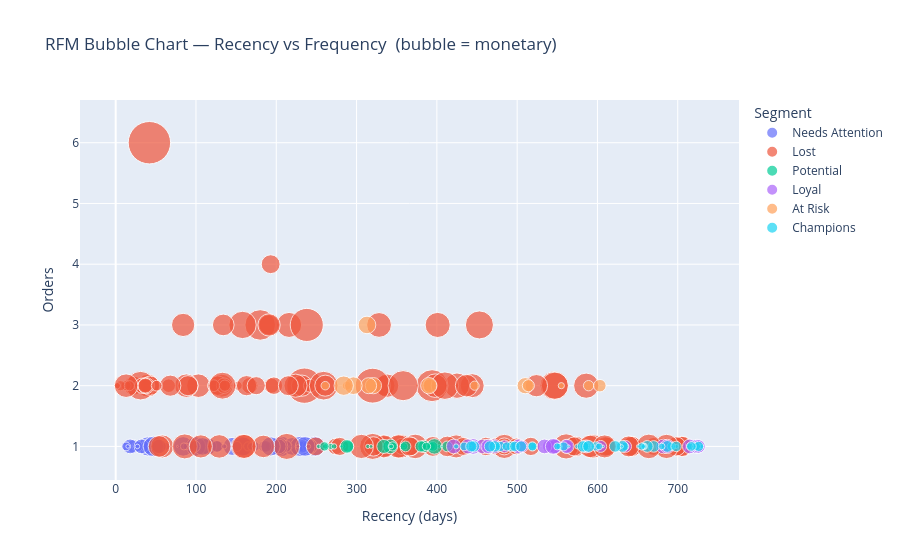

This figure's notebook cell:
### Code cell
sample = rfm_pdf.sample(min(300, len(rfm_pdf)), random_state=42)
fig2 = px.scatter(sample, x="recency", y="frequency", size="monetary",
                  color="rfm_segment", hover_name="first_name",
                  title="RFM Bubble Chart — Recency vs Frequency  (bubble = monetary)",
                  labels={"recency": "Recency (days)", "frequency": "Orders",
                          "rfm_segment": "Segment"},
                  size_max=30, color_discrete_sequence=PALETTE)
fig2.show()

### Figure 1 — Plotly figure (JSON) as saved in the notebook; plotly's stock layout.template omitted (floating-point values rounded to 4 significant figures)
{"data": [{"hovertemplate": "<b>%{hovertext}</b><br><br>Segment=Needs Attention<br>Recency (days)=%{x}<br>Orders=%{y}<br>monetary=%{marker.size}<extra></extra>", "hovertext": ["EMILY", "ERNEST", "CHRISTOPHER", "ERICA", "CHRISTINA", "KIMBERLY", "JASMINE", "COLIN", "RACHEL", "JOHN", "BRANDY", "DANIEL", "BELINDA", "ABIGAIL", "ASHLEY", "KYLE", "KATHLEEN", "LYNN", "CHERYL", "CYNTHIA", "MICHAEL", "THOMAS", "DAVID", "GABRIELLE", "JOEL", "JEAN", "RENEE", "MARIA", "NICHOLAS", "ANDREA", "MIGUEL", "BRANDON", "MONICA", "MARISSA", "COURTNEY", "TIMOTHY", "TREVOR", "JACOB", "JASON", "JENNIFER", "RONALD", "JASON", "TIMOTHY", "RONALD", "JEFFREY", "JOHN", "AMY", "LISA", "ANTHONY", "MICHAEL", "JONATHAN", "MARY", "DAVID", "PATRICIA", "NATALIE", "DANIEL", "LAURA", "MATHEW", "RICHARD", "MARIA", "DANA"], "legendgroup": "Needs Attention", "marker": {"color": "#636EFA", "size": [6523.0, 7264.0, 1152.0, 2208.0, 66.36, 338.2, 385.4, 4029.0, 1676.0, 245.8, 2386.0, 5714.0, 4476.0, 7511.0, 403.3, 5590.0, 321.3, 7182.0, 6772.0, 71.47, 5913.0, 3218.0, 1098.0, 1993.0, 1837.0, 1479.0, 5727.0, 1896.0, 1344.0, 5046.0, 6706.0, 2113.0, 2453.0, 3932.0, 776.5, 5897.0, 5518.0, 3205.0, 6848.0, 3876.0, 3896.0, 6679.0, 921.1, 2327.0, 3790.0, 2413.0, 2419.0, 368.2, 854.9, 2409.0, 1356.0, 480.3, 222.1, 364.8, 7402.0, 1474.0, 3747.0, 6533.0, 248.4, 1776.0, 1069.0], "sizemode": "area", "sizeref": 35.28, "symbol": "circle"}, "mode": "markers", "name": "Needs Attention", "orientation": "v", "showlegend": true, "type": "scatter", "x": [40.0, 248.0, 192.0, 194.0, 74.0, 79.0, 16.0, 41.0, 173.0, 219.0, 127.0, 239.0, 95.0, 206.0, 194.0, 220.0, 219.0, 230.0, 84.0, 77.0, 160.0, 22.0, 63.0, 27.0, 231.0, 199.0, 145.0, 98.0, 192.0, 115.0, 100.0, 244.0, 212.0, 242.0, 88.0, 203.0, 108.0, 232.0, 236.0, 18.0, 203.0, 158.0, 85.0, 185.0, 32.0, 126.0, 187.0, 27.0, 44.0, 98.0, 13.0, 135.0, 227.0, 240.0, 47.0, 165.0, 54.0, 193.0, 15.0, 151.0, 169.0], "xaxis": "x", "y": [1.0, 1.0, 1.0, 1.0, 1.0, 1.0, 1.0, 1.0, 1.0, 1.0, 1.0, 1.0, 1.0, 1.0, 1.0, 1.0, 1.0, 1.0, 1.0, 1.0, 1.0, 1.0, 1.0, 1.0, 1.0, 1.0, 1.0, 1.0, 1.0, 1.0, 1.0, 1.0, 1.0, 1.0, 1.0, 1.0, 1.0, 1.0, 1.0, 1.0, 1.0, 1.0, 1.0, 1.0, 1.0, 1.0, 1.0, 1.0, 1.0, 1.0, 1.0, 1.0, 1.0, 1.0, 1.0, 1.0, 1.0, 1.0, 1.0, 1.0, 1.0], "yaxis": "y"}, {"hovertemplate": "<b>%{hovertext}</b><br><br>Segment=Lost<br>Recency (days)=%{x}<br>Orders=%{y}<br>monetary=%{marker.size}<extra></extra>", "hovertext": ["DAWN", "RONALD", "DAWN", "JAMES", "DONALD", "MICHAEL", "LAURA", "AMANDA", "DANIEL", "JOSE", "ALLISON", "JESSICA", "JILL", "WILLIAM", "MICHAEL", "SHELIA", "MICHAEL", "MICHAEL", "MARCUS", "CHRISTOPHER", "ANDREW", "AMANDA", "LACEY", "KENNETH", "PATRICK", "BRITTANY", "LEONARD", "KELSEY", "RICARDO", "SAVANNAH", "LAURA", "STEPHANIE", "KEITH", "JOSEPH", "JULIE", "JAMES", "ANTONIO", "CHRISTINE", "REGINALD", "DAWN", "ROBERT", "KRISTINA", "JACOB", "SHAWN", "SCOTT", "KIMBERLY", "CHARLENE", "JONATHAN", "ERIC", "RACHEL", "JESSE", "KELLY", "MICHAEL", "ELIZABETH", "DIANE", "MARK", "RICKY", "BILLY", "SHELBY", "AMANDA", "MICHAEL", "AMBER", "JESSICA", "ELIZABETH", "RANDY", "COURTNEY", "PAUL", "LAUREN", "LAWRENCE", "MEAGAN", "CURTIS", "VANESSA", "CHRISTOPHER", "SYDNEY", "PAUL", "JOSEPH", "DAVID", "KIMBERLY", "ALAN", "SHELBY", "MATTHEW", "LAURA", "CARLA", "CHRISTOPHER", "JAMIE", "SCOTT", "SUSAN", "JASON", "MICHAEL", "CHRISTOPHER", "ANDREA", "PATRICK", "KURT", "NANCY", "AMBER", "JUSTIN", "LAURIE", "JONATHAN", "JORDAN", "MARY", "FELICIA", "GERALD", "PEGGY", "JOSHUA", "RAYMOND", "DAVID", "JAMES", "ALEXIS", "MADISON", "TRACEY", "STEVEN", "JOHN", "AMY", "LISA", "MATTHEW", "KYLE", "JAMES", "STEVEN"], "legendgroup": "Lost", "marker": {"color": "#EF553B", "size": [9801.0, 11090.0, 10850.0, 4134.0, 9211.0, 9409.0, 9338.0, 4729.0, 5923.0, 6747.0, 5342.0, 9540.0, 6564.0, 9772.0, 14450.0, 7468.0, 21990.0, 7290.0, 11990.0, 7181.0, 4230.0, 11140.0, 9963.0, 7976.0, 4169.0, 1727.0, 10670.0, 5911.0, 6646.0, 1790.0, 5679.0, 6845.0, 4720.0, 1440.0, 9368.0, 7200.0, 11220.0, 5409.0, 6011.0, 7220.0, 5417.0, 9893.0, 2459.0, 8243.0, 8939.0, 7160.0, 4785.0, 13910.0, 3002.0, 11240.0, 4855.0, 9621.0, 9330.0, 10180.0, 14010.0, 2272.0, 6330.0, 10560.0, 14560.0, 3426.0, 8992.0, 11040.0, 5806.0, 11380.0, 16480.0, 9481.0, 13210.0, 7011.0, 7542.0, 19340.0, 4045.0, 18070.0, 9660.0, 6949.0, 7580.0, 710.4, 6636.0, 13000.0, 8308.0, 9800.0, 10290.0, 31760.0, 6228.0, 5069.0, 21440.0, 7493.0, 3275.0, 1804.0, 7021.0, 7933.0, 8905.0, 9830.0, 11980.0, 4505.0, 5688.0, 5443.0, 9499.0, 7874.0, 10380.0, 13340.0, 6654.0, 10690.0, 6288.0, 8213.0, 9346.0, 10180.0, 7787.0, 8926.0, 10390.0, 5800.0, 16040.0, 12830.0, 8763.0, 9805.0, 5819.0, 2042.0, 4958.0, 6600.0], "sizemode": "area", "sizeref": 35.28, "symbol": "circle"}, "mode": "markers", "name": "Lost", "orientation": "v", "showlegend": true, "type": "scatter", "x": [103.0, 216.0, 328.0, 194.0, 40.0, 424.0, 132.0, 167.0, 612.0, 127.0, 685.0, 84.0, 22.0, 88.0, 31.0, 642.0, 235.0, 706.0, 213.0, 573.0, 135.0, 401.0, 594.0, 232.0, 33.0, 13.0, 373.0, 517.0, 43.0, 6.0, 670.0, 610.0, 38.0, 152.0, 58.0, 705.0, 586.0, 474.0, 461.0, 163.0, 197.0, 355.0, 122.0, 334.0, 591.0, 90.0, 357.0, 453.0, 242.0, 561.0, 274.0, 352.0, 334.0, 444.0, 546.0, 136.0, 571.0, 159.0, 259.0, 37.0, 184.0, 86.0, 279.0, 425.0, 180.0, 224.0, 158.0, 215.0, 335.0, 238.0, 37.0, 394.0, 338.0, 395.0, 191.0, 2.0, 698.0, 547.0, 134.0, 129.0, 484.0, 42.0, 249.0, 484.0, 320.0, 413.0, 66.0, 17.0, 643.0, 68.0, 191.0, 398.0, 320.0, 436.0, 433.0, 681.0, 106.0, 261.0, 686.0, 410.0, 321.0, 664.0, 193.0, 54.0, 609.0, 160.0, 639.0, 437.0, 306.0, 175.0, 358.0, 133.0, 524.0, 13.0, 368.0, 51.0, 499.0, 366.0], "xaxis": "x", "y": [2.0, 3.0, 3.0, 2.0, 2.0, 1.0, 2.0, 2.0, 1.0, 2.0, 1.0, 3.0, 2.0, 2.0, 2.0, 1.0, 2.0, 1.0, 1.0, 1.0, 2.0, 3.0, 1.0, 2.0, 2.0, 2.0, 1.0, 1.0, 2.0, 2.0, 1.0, 1.0, 2.0, 2.0, 1.0, 1.0, 2.0, 1.0, 1.0, 2.0, 2.0, 1.0, 2.0, 1.0, 1.0, 2.0, 1.0, 3.0, 2.0, 1.0, 1.0, 1.0, 1.0, 2.0, 2.0, 2.0, 1.0, 1.0, 2.0, 2.0, 1.0, 1.0, 1.0, 2.0, 3.0, 2.0, 3.0, 2.0, 2.0, 3.0, 2.0, 2.0, 2.0, 1.0, 3.0, 2.0, 1.0, 2.0, 3.0, 1.0, 1.0, 6.0, 1.0, 1.0, 2.0, 1.0, 2.0, 2.0, 1.0, 2.0, 3.0, 2.0, 1.0, 1.0, 1.0, 1.0, 1.0, 2.0, 1.0, 2.0, 1.0, 1.0, 4.0, 1.0, 1.0, 1.0, 1.0, 2.0, 1.0, 2.0, 2.0, 2.0, 2.0, 2.0, 1.0, 2.0, 1.0, 1.0], "yaxis": "y"}, {"hovertemplate": "<b>%{hovertext}</b><br><br>Segment=Potential<br>Recency (days)=%{x}<br>Orders=%{y}<br>monetary=%{marker.size}<extra></extra>", "hovertext": ["MONICA", "DOMINIQUE", "ANGELA", "BRITTANY", "JOSE", "MARTHA", "CHRISTINA", "VICKIE", "JORDAN", "GEORGE", "PAIGE", "DIANE", "MICHELE", "SHANNON", "NICOLE", "PATRICIA", "LUIS", "SUZANNE", "PATRICIA", "JESSICA", "TRACEY", "BRANDI", "TROY", "AMBER", "TANYA", "SCOTT", "JEREMIAH", "RACHAEL", "SARAH", "DERRICK"], "legendgroup": "Potential", "marker": {"color": "#00CC96", "size": [321.6, 574.5, 208.9, 118.1, 378.8, 3804.0, 540.7, 1229.0, 243.1, 2695.0, 697.8, 185.3, 1048.0, 271.4, 1542.0, 1720.0, 3516.0, 2418.0, 2060.0, 4268.0, 114.2, 1481.0, 531.6, 217.2, 2264.0, 3309.0, 243.1, 1251.0, 413.8, 2075.0], "sizemode": "area", "sizeref": 35.28, "symbol": "circle"}, "mode": "markers", "name": "Potential", "orientation": "v", "showlegend": true, "type": "scatter", "x": [314.0, 340.0, 415.0, 344.0, 253.0, 342.0, 261.0, 393.0, 403.0, 384.0, 268.0, 359.0, 359.0, 284.0, 260.0, 395.0, 334.0, 289.0, 361.0, 397.0, 406.0, 345.0, 272.0, 281.0, 380.0, 288.0, 318.0, 387.0, 343.0, 413.0], "xaxis": "x", "y": [1.0, 1.0, 1.0, 1.0, 1.0, 1.0, 1.0, 1.0, 1.0, 1.0, 1.0, 1.0, 1.0, 1.0, 1.0, 1.0, 1.0, 1.0, 1.0, 1.0, 1.0, 1.0, 1.0, 1.0, 1.0, 1.0, 1.0, 1.0, 1.0, 1.0], "yaxis": "y"}, {"hovertemplate": "<b>%{hovertext}</b><br><br>Segment=Loyal<br>Recency (days)=%{x}<br>Orders=%{y}<br>monetary=%{marker.size}<extra></extra>", "hovertext": ["PATRICK", "WILLIAM", "LESLIE", "AMBER", "RICHARD", "AARON", "DAVID", "CHARLES", "MELINDA", "EMILY", "TRACY", "REBECCA", "HAROLD", "JONATHAN", "PATRICK", "COREY", "BENJAMIN", "REGINA", "ELLEN", "PENNY", "ANTHONY", "MARY", "CATHY", "NICHOLAS", "PAUL", "JASON"], "legendgroup": "Loyal", "marker": {"color": "#AB63FA", "size": [3624.0, 3259.0, 3808.0, 2984.0, 4376.0, 3936.0, 3788.0, 3120.0, 3646.0, 2542.0, 3116.0, 3044.0, 2905.0, 3790.0, 3918.0, 2523.0, 3736.0, 3409.0, 3956.0, 3602.0, 2731.0, 3573.0, 3736.0, 3718.0, 3826.0, 4420.0], "sizemode": "area", "sizeref": 35.28, "symbol": "circle"}, "mode": "markers", "name": "Loyal", "orientation": "v", "showlegend": true, "type": "scatter", "x": [546.0, 540.0, 715.0, 586.0, 445.0, 471.0, 682.0, 561.0, 724.0, 604.0, 726.0, 502.0, 484.0, 421.0, 502.0, 635.0, 457.0, 465.0, 439.0, 687.0, 506.0, 562.0, 547.0, 464.0, 534.0, 545.0], "xaxis": "x", "y": [1.0, 1.0, 1.0, 1.0, 1.0, 1.0, 1.0, 1.0, 1.0, 1.0, 1.0, 1.0, 1.0, 1.0, 1.0, 1.0, 1.0, 1.0, 1.0, 1.0, 1.0, 1.0, 1.0, 1.0, 1.0, 1.0], "yaxis": "y"}, {"hovertemplate": "<b>%{hovertext}</b><br><br>Segment=At Risk<br>Recency (days)=%{x}<br>Orders=%{y}<br>monetary=%{marker.size}<extra></extra>", "hovertext": ["ROBERT", "TIMOTHY", "TIMOTHY", "BONNIE", "BRIAN", "HEIDI", "MOLLY", "DESIREE", "ALEXANDER", "PAMELA", "BRIANA", "TERRI", "DARLENE", "JAY", "JONATHAN"], "legendgroup": "At Risk", "marker": {"color": "#FFA15A", "size": [4646.0, 1506.0, 1438.0, 5472.0, 4647.0, 681.9, 4515.0, 5507.0, 3362.0, 6638.0, 4742.0, 1908.0, 2593.0, 2773.0, 1285.0], "sizemode": "area", "sizeref": 35.28, "symbol": "circle"}, "mode": "markers", "name": "At Risk", "orientation": "v", "showlegend": true, "type": "scatter", "x": [321.0, 447.0, 288.0, 313.0, 510.0, 555.0, 315.0, 296.0, 391.0, 284.0, 390.0, 589.0, 514.0, 603.0, 261.0], "xaxis": "x", "y": [2.0, 2.0, 2.0, 3.0, 2.0, 2.0, 2.0, 2.0, 2.0, 2.0, 2.0, 2.0, 2.0, 2.0, 2.0], "yaxis": "y"}, {"hovertemplate": "<b>%{hovertext}</b><br><br>Segment=Champions<br>Recency (days)=%{x}<br>Orders=%{y}<br>monetary=%{marker.size}<extra></extra>", "hovertext": ["LINDSEY", "HOLLY", "ERIKA", "KELLI", "ALLEN", "TRACY", "JASON", "KIMBERLY", "CHRISTOPHER", "AMANDA", "SCOTT", "BILLY", "HEATHER", "ADAM", "BRIAN", "APRIL", "WESLEY", "LISA", "REBECCA", "KATHERINE", "CHEYENNE", "JOHN", "WILLIAM", "VICTOR", "KELLY", "HEATHER", "JOSHUA", "ROBERT", "LOGAN", "MEGAN", "MARGARET", "BARBARA", "ALEXANDRA", "BRENDAN", "MARK", "SUZANNE", "JESSICA", "SONYA", "SUSAN", "MEGAN", "JENNIFER", "HEATHER", "HEATHER", "GABRIEL", "CARLOS", "JONATHAN", "MISTY", "JASON", "STEPHEN", "DANIEL"], "legendgroup": "Champions", "marker": {"color": "#19D3F3", "size": [455.9, 2356.0, 2134.0, 853.1, 561.5, 1229.0, 428.1, 1812.0, 186.8, 1171.0, 1598.0, 1888.0, 2332.0, 673.2, 154.5, 179.2, 338.1, 130.1, 2466.0, 1490.0, 88.7, 1259.0, 2328.0, 2471.0, 236.0, 2257.0, 2475.0, 804.3, 1278.0, 261.8, 859.6, 1440.0, 2382.0, 2463.0, 798.2, 1511.0, 1839.0, 1446.0, 466.7, 1924.0, 1328.0, 802.0, 438.5, 1840.0, 1640.0, 986.6, 2340.0, 913.6, 2211.0, 2160.0], "sizemode": "area", "sizeref": 35.28, "symbol": "circle"}, "mode": "markers", "name": "Champions", "orientation": "v", "showlegend": true, "type": "scatter", "x": [575.0, 670.0, 585.0, 474.0, 520.0, 634.0, 729.0, 493.0, 583.0, 519.0, 585.0, 479.0, 472.0, 552.0, 442.0, 564.0, 698.0, 607.0, 631.0, 598.0, 655.0, 692.0, 582.0, 589.0, 630.0, 466.0, 662.0, 715.0, 723.0, 651.0, 602.0, 558.0, 622.0, 687.0, 680.0, 519.0, 726.0, 487.0, 424.0, 698.0, 434.0, 658.0, 658.0, 497.0, 717.0, 655.0, 446.0, 550.0, 443.0, 505.0], "xaxis": "x", "y": [1.0, 1.0, 1.0, 1.0, 1.0, 1.0, 1.0, 1.0, 1.0, 1.0, 1.0, 1.0, 1.0, 1.0, 1.0, 1.0, 1.0, 1.0, 1.0, 1.0, 1.0, 1.0, 1.0, 1.0, 1.0, 1.0, 1.0, 1.0, 1.0, 1.0, 1.0, 1.0, 1.0, 1.0, 1.0, 1.0, 1.0, 1.0, 1.0, 1.0, 1.0, 1.0, 1.0, 1.0, 1.0, 1.0, 1.0, 1.0, 1.0, 1.0], "yaxis": "y"}], "layout": {"legend": {"itemsizing": "constant", "title": {"text": "Segment"}, "tracegroupgap": 0}, "title": {"text": "RFM Bubble Chart — Recency vs Frequency  (bubble = monetary)"}, "xaxis": {"anchor": "y", "domain": [0.0, 1.0], "title": {"text": "Recency (days)"}}, "yaxis": {"anchor": "x", "domain": [0.0, 1.0], "title": {"text": "Orders"}}}}
